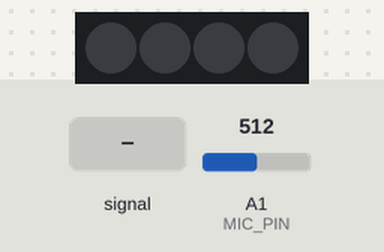
Bench run of a sketch on a simulated Arduino Uno, built with avr-gcc and run on an emulated ATmega328P. Parts: 4 RGB LEDs in strip order, left to right. The inputs (shaded band) are chosen by the test bench; at power-on: A1 (MIC_PIN) = 512. Dim RGB values are drawn brighter than linear.

Above: at 2.2 s.
2.3 s: A1 (MIC_PIN) fed a 50 Hz sine of ±306 counts around its level
At 2.79 s:
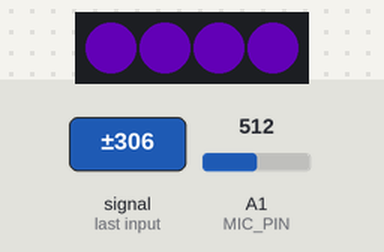
5.3 s: A1 (MIC_PIN) fed a 200 Hz sine of ±81 counts around its level
At 6.25 s:
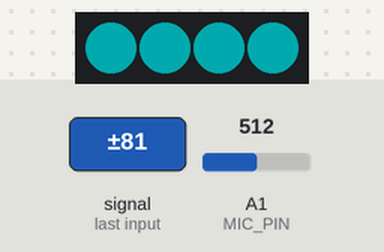
8.3 s: A1 (MIC_PIN) fed a 200 Hz sine of ±255 counts around its level
At 9.88 s:
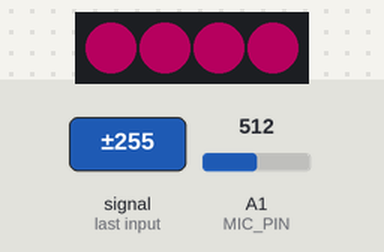
11.3 s: A1 (MIC_PIN) set to 390
At 12.0 s:
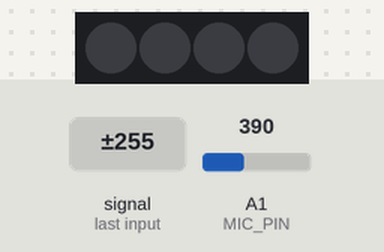
12.8 s: A1 (MIC_PIN) fed a 200 Hz sine of ±255 counts around its level
At 13.28 s:
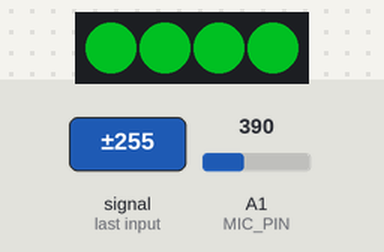
15.8 s: A1 (MIC_PIN) set to 410
At 16.4 s:
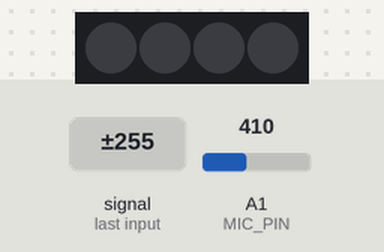
Timing chart, 0 to 18.3 s (numbered marks = the images above; inputs shaded):
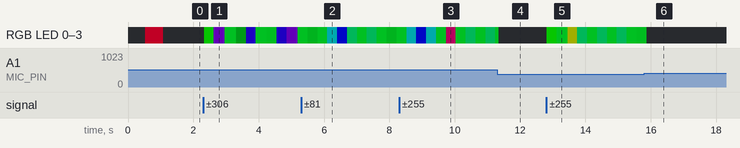

Measured:
- after the input at 2.3 s, RGB LED 0–3: off → RGB(3, 97, 0) at once, → RGB(35, 0, 65) 0.30 s later, → RGB(0, 85, 15) 0.34 s later, → RGB(0, 26, 4) 0.34 s later, … (10 changes in this stretch)
- after the input at 12.8 s, RGB LED 0–3: off → RGB(3, 97, 0) at once, → RGB(0, 85, 15) 0.30 s later, → RGB(48, 52, 0) 0.34 s later, → RGB(0, 67, 33) 0.30 s later, … (10 changes in this stretch)

The sketch:

TinketMicNeoPixelsSlopePeriod.ino
```cpp
// Sound activated LEDs with the Trinket and NeoPixels

#include <Adafruit_NeoPixel.h>

#define MIC_PIN    1  // Microphone is attached to  pin 2 A1 on the Trinket
#define LED_PIN    0  // NeoPixel LED strand attached to pin 0 on Trinket
#define N_PIXELS   4  // number of pixels in LED strand
#define N           100  // Number of samples to take each time readSamples is called
#define fadeDelay  5  // delay time for each fade amount
#define noiseLevel 10 // slope level of average mic noise without sound

Adafruit_NeoPixel  strip = Adafruit_NeoPixel(N_PIXELS, LED_PIN, NEO_GRB + NEO_KHZ800);

int samples[N];        // storage for a sample collection set
int periodFactor = 0;  // keep track of number of ms for period calculation
int t1 = -1;           // times of slope > 100 detected.
int T;                 // period between times scaled to milliseconds
int slope;             // the slope of two collected data sample points
byte periodChanged = 0;

// Arduino setup Method
void setup()
{
    strip.begin();
    ledsOff();
    delay(500);

    displayColor(Wheel(100));
    strip.show();
    delay(500);
}

// Arduino loop Method
void loop()
{
    readSamples();
}


// Read  and Process Sample Data from Mic
void readSamples()
{
  for(int i=0; i<N; i++)
  {
      samples[i] = analogRead(MIC_PIN);

      if(i>0)
      {
        slope = samples[i] - samples[i-1];
      }
      else
      {
        slope = samples[i] - samples[N-1];
      }

      // Check if Slope greater than noiseLevel  - sound that is not at noise level detected
      if(abs(slope) > noiseLevel)
      {
        if(slope < 0)
        {
             calculatePeriod(i);

             if(periodChanged == 1)
             {
               displayColor(getColor(T));
             }
        }
      }
      else
      {
             ledsOff();
      }

    periodFactor += 1;
    delay(1);
  }
}

void calculatePeriod(int i)
{
        if(t1 == -1)
        {
            // t1 has not been set
            t1 = i;
        }
        else
        {
             // t1 was set so calc period
             int period = periodFactor*(i - t1);
             periodChanged = T==period ? 0 : 1;
             T = period;
             //Serial.println(T);

             // reset t1 to new i value
             t1 = i;
             periodFactor = 0;
        }
}

uint32_t getColor(int period)
{
  if(period == -1)
     return Wheel(0);
  else if(period > 400)
     return Wheel(5);
  else
    return Wheel(map(-1*period, -400, -1, 50, 255));
}


void fadeOut()
{
  for(int i=0; i<5; i++)
  {
    strip.setBrightness(110 - i*20);
    strip.show(); // Update strip
    delay(fadeDelay);
    periodFactor +=fadeDelay;
  }
}

void fadeIn()
{

  strip.setBrightness(100);
  strip.show(); // Update strip

    // fade color in
  for(int i=0; i<5; i++)
  {
    //strip.setBrightness(20*i + 30);
    //strip.show(); // Update strip
    delay(fadeDelay);
    periodFactor+=fadeDelay;
  }
}

void ledsOff()
{
  fadeOut();

  for(int i=0; i<N_PIXELS; i++)
  {
         strip.setPixelColor(i, 0, 0, 0);
  }
}

void displayColor(uint32_t color)
{

  for(int i=0; i<N_PIXELS; i++)
  {
         strip.setPixelColor(i, color);
  }

  fadeIn();
}

// Input a value 0 to 255 to get a color value.
// The colors are a transition r - g - b - back to r.
uint32_t Wheel(byte WheelPos)
{
  if(WheelPos < 85) {
   return strip.Color(WheelPos * 3, 255 - WheelPos * 3, 0);
  } else if(WheelPos < 170) {
   WheelPos -= 85;
   return strip.Color(255 - WheelPos * 3, 0, WheelPos * 3);
  } else {
   WheelPos -= 170;
   return strip.Color(0, WheelPos * 3, 255 - WheelPos * 3);
  }
}
```
